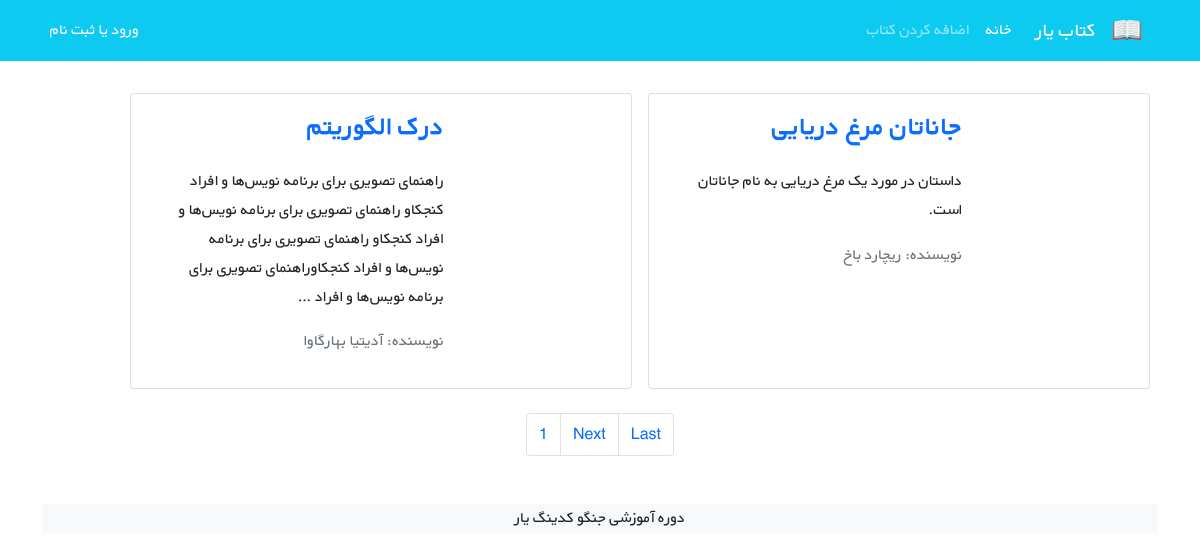
The page /books/ on the database as committed earlier.
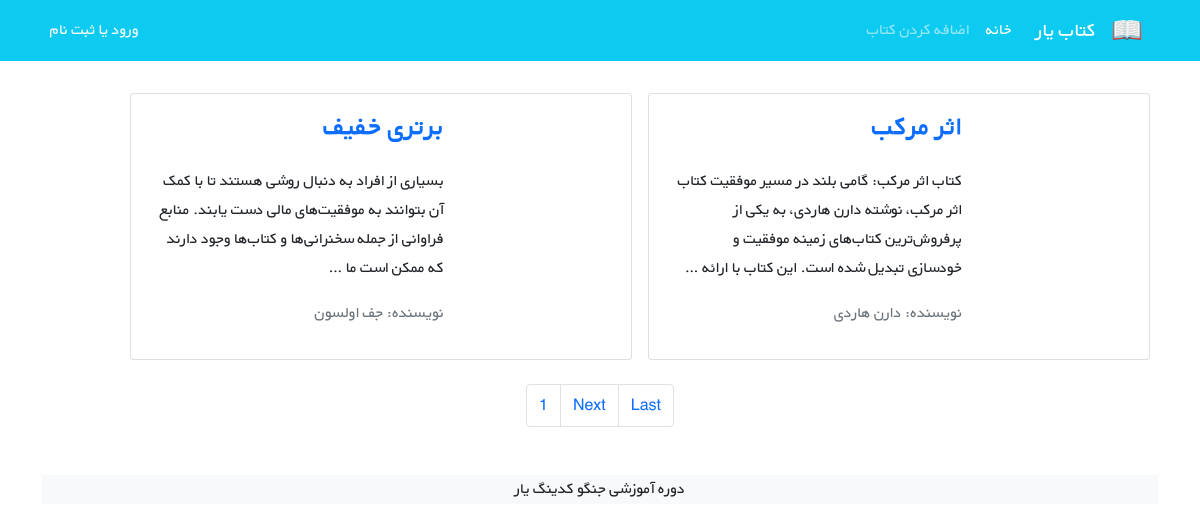
The same page on the database as committed later.
### books/models.py (models this page shows, shortened)
class Book(models.Model):
	title = models.CharField(max_length=200)
	author = models.CharField(max_length=200)
	description = models.TextField()
	price = models.DecimalField(max_digits=5, decimal_places=2)
	cover = models.ImageField(upload_to='covers/', blank=True)
	def get_absolute_url(self):
		return reverse('book_detail', args=[self.id])

### books/views.py (the view)
# urls.py: path('', views.BookListView.as_view(), name='book_list'),
class BookListView(generic.ListView):
	model = Book
	paginate_by = 2
	context_object_name = 'books'
	template_name = 'books/book_list.html'

### templates/books/book_list.html (shortened to what this page needs)
{% extends '_base.html' %}
{% block content %}
    <div class="container mt-4">
        <div class="row flex-row-reverse">
            {% for book in books %}
                <div class="card m-2" style="max-width: 45%">
                    <div class="row g-0 h-100" dir="rtl">
                        <div class="col-md-4">
                        </div>
                        <div class="col-md-8 h-100">
                            <div class="d-flex flex-column justify-content-between h-100">
                                <div class="card-body">
                                    <a href="{{ book.get_absolute_url }}"><h3 class="card-title">
                                        <strong>{{ book.title }}</strong></h3></a>
                                    <p class="card-text pt-3">{{ book.description|truncatewords:30 }}</p>
                                    <p class="text-muted">نویسنده: {{ book.author }}</p>
                                </div>
                            </div>
                        </div>
                    </div>
                </div>
            {% endfor %}
        </div>
    </div>
<nav aria-label="Page navigation">
    <ul class="pagination justify-content-center mt-3">
        <li class="page-item"><a class="page-link" href="#">{{ page_obj.number }}</a></li>
        {% if page_obj.has_next %}
        <li class="page-item">
            <a class="page-link" href="?page={{ page_obj.next_page_number }}">Next</a>
        </li>
        <li class="page-item">
            <a class="page-link" href="?page={{ page_obj.paginator.num_pages }}" tabindex="-1">Last</a>
        </li>
        {% endif %}
    </ul>
</nav>
{% endblock content %}

### templates/_base.html (shortened to what this page needs)
{% load static %}
<!doctype html>
<html lang="en">
<head>
    <link href="https://cdn.jsdelivr.net/npm/bootstrap@5.1.3/dist/css/bootstrap.min.css" rel="stylesheet"
>
    <link rel="stylesheet" href="{%  static 'css/style.css' %}">
</head>
<body>
<nav class="navbar navbar-expand-lg navbar-dark bg-info" dir="rtl">
    <div class="container">
        <a class="navbar-brand" href="#">
            <img src="{% static "icons/book.png" %}" alt="" height="30"
                 class="d-inline-block align-text-top">
        </a>
        <a class="navbar-brand mx-3" href="#">کتاب یار</a>
        <div class="collapse navbar-collapse" id="navbarNavAltMarkup">
            <div class="navbar-nav">
                <a class="nav-link active" aria-current="page" href="{% url 'book_list' %}">خانه</a>
                <a class="nav-link" href="{% url 'book_create' %}">اضافه کردن کتاب</a>
            </div>
        </div>
        <div class="mx-2 text-white">
            {% if user.is_authenticated %}
           خوش آمدی{{ user.username }} |
                <form action="{% url 'logout' %}" method="post">
                {% csrf_token %}
                    <button class="btn text-light" type="submit" >خروج
                    </button>
                </form>
            {% else %}
                <a  class="link-light text-decoration-none" href="{% url 'login' %}">ورود</a>
                <span>یا</span>
                <a class="link-light text-decoration-none" href="{% url 'signup' %}">ثبت نام</a>
            {% endif %}
        </div>
    </div>
</nav>
<div class="container">
    {% block content %}
    {% endblock content %}
<footer class="bg-light text-center text-lg-start mt-5">
  <div class="text-center bg-grey">
      <p>دوره آموزشی جنگو <a class="text-dark" href="https://codingyar.com/" target="_blank">کدینگ یار</a></p>
  </div>
</footer>
</div>
</body>
</html>

### static/css/style.css (style rules this page uses)
* { font-family: 'BYekan', sans-serif; line-height: 1.8rem; }

### templates/_base.html (style rules this page uses)
a { text-decoration: none; }

Rows that differ between the two databases and show on the page:
removed Book: title "جاناتان مرغ دریایی", description "داستان در مورد یک مرغ دریایی به نام جاناتان است.", author "ریچارد باخ"
removed Book: title "درک الگوریتم", description "راهنمای تصویری برای برنامه نویس‌ها و افراد کنجکاو راهنمای تصویری برای برنامه نویس‌ها و افراد کنجکاو راهنمای تصویری برای برنامه نویس‌ها و افراد کنجکاوراهنمای تصویری برای برنامه نویس‌ها و افراد …", author "آدیتیا بهارگاوا"
added Book: title "اثر مرکب", description "کتاب اثر مرکب: گامی بلند در مسیر موفقیت کتاب اثر مرکب، نوشته‌ دارن هاردی، به یکی از پرفروش‌ترین کتاب‌های زمینه‌ موفقیت و خودسازی تبدیل شده است. این کتاب با ارائه‌ …", author "دارن هاردی"
added Book: title "برتری خفیف", description "بسیاری از افراد به دنبال روشی هستند تا با کمک آن بتوانند به موفقیت‌های مالی دست یابند. منابع فراوانی از جمله سخنرانی‌ها و کتاب‌ها وجود دارند که ممکن است ما …", author "جف اولسون"
